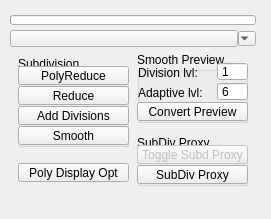
<?xml version="1.0" encoding="UTF-8"?>
<ui version="4.0">
 <class>QtUi</class>
 <widget class="QMainWindow" name="QtUi">
  <property name="enabled">
   <bool>true</bool>
  </property>
  <property name="geometry">
   <rect>
    <x>0</x>
    <y>0</y>
    <width>271</width>
    <height>219</height>
   </rect>
  </property>
  <property name="minimumSize">
   <size>
    <width>0</width>
    <height>0</height>
   </size>
  </property>
  <property name="maximumSize">
   <size>
    <width>999</width>
    <height>999</height>
   </size>
  </property>
  <property name="windowTitle">
   <string>Toolkit</string>
  </property>
  <property name="tabShape">
   <enum>QTabWidget::Triangular</enum>
  </property>
  <property name="dockNestingEnabled">
   <bool>true</bool>
  </property>
  <property name="dockOptions">
   <set>QMainWindow::AllowNestedDocks|QMainWindow::AllowTabbedDocks|QMainWindow::AnimatedDocks|QMainWindow::ForceTabbedDocks</set>
  </property>
  <widget class="QWidget" name="mainWindow">
   <widget class="QWidget" name="layoutWidget_2">
    <property name="geometry">
     <rect>
      <x>10</x>
      <y>10</y>
      <width>246</width>
      <height>181</height>
     </rect>
    </property>
    <layout class="QGridLayout" name="gridLayout_2">
     <property name="spacing">
      <number>0</number>
     </property>
     <item row="1" column="1">
      <widget class="QPushButton_Draggable" name="pin">
       <property name="minimumSize">
        <size>
         <width>19</width>
         <height>17</height>
        </size>
       </property>
       <property name="maximumSize">
        <size>
         <width>999</width>
         <height>17</height>
        </size>
       </property>
       <property name="text">
        <string/>
       </property>
       <property name="checkable">
        <bool>true</bool>
       </property>
      </widget>
     </item>
     <item row="1" column="2">
      <widget class="QComboBox_" name="cmb">
       <property name="sizePolicy">
        <sizepolicy hsizetype="Minimum" vsizetype="Ignored">
         <horstretch>0</horstretch>
         <verstretch>0</verstretch>
        </sizepolicy>
       </property>
       <property name="minimumSize">
        <size>
         <width>18</width>
         <height>15</height>
        </size>
       </property>
       <property name="maximumSize">
        <size>
         <width>18</width>
         <height>15</height>
        </size>
       </property>
      </widget>
     </item>
     <item row="0" column="1" colspan="2">
      <widget class="QProgressBar" name="progressBar">
       <property name="sizePolicy">
        <sizepolicy hsizetype="Ignored" vsizetype="Fixed">
         <horstretch>0</horstretch>
         <verstretch>0</verstretch>
        </sizepolicy>
       </property>
       <property name="minimumSize">
        <size>
         <width>0</width>
         <height>10</height>
        </size>
       </property>
       <property name="maximumSize">
        <size>
         <width>16777215</width>
         <height>10</height>
        </size>
       </property>
       <property name="value">
        <number>0</number>
       </property>
       <property name="textVisible">
        <bool>false</bool>
       </property>
      </widget>
     </item>
     <item row="2" column="1" colspan="2">
      <layout class="QHBoxLayout" name="horizontalLayout">
       <item>
        <layout class="QVBoxLayout" name="verticalLayout">
         <property name="spacing">
          <number>12</number>
         </property>
         <item>
          <widget class="QGroupBox" name="subdivision">
           <property name="maximumSize">
            <size>
             <width>111</width>
             <height>91</height>
            </size>
           </property>
           <property name="title">
            <string>Subdivision</string>
           </property>
           <widget class="QPushButton" name="b005">
            <property name="enabled">
             <bool>true</bool>
            </property>
            <property name="geometry">
             <rect>
              <x>0</x>
              <y>30</y>
              <width>111</width>
              <height>19</height>
             </rect>
            </property>
            <property name="maximumSize">
             <size>
              <width>111</width>
              <height>19</height>
             </size>
            </property>
            <property name="toolTip">
             <string>Reduce number of poliginal components for selected objects</string>
            </property>
            <property name="text">
             <string>Reduce</string>
            </property>
            <property name="iconSize">
             <size>
              <width>18</width>
              <height>18</height>
             </size>
            </property>
           </widget>
           <widget class="QPushButton" name="b008">
            <property name="enabled">
             <bool>true</bool>
            </property>
            <property name="geometry">
             <rect>
              <x>0</x>
              <y>50</y>
              <width>111</width>
              <height>19</height>
             </rect>
            </property>
            <property name="maximumSize">
             <size>
              <width>111</width>
              <height>19</height>
             </size>
            </property>
            <property name="toolTip">
             <string>Tesselate modifier</string>
            </property>
            <property name="text">
             <string>Add Divisions</string>
            </property>
            <property name="iconSize">
             <size>
              <width>18</width>
              <height>18</height>
             </size>
            </property>
            <property name="balette" stdset="0">
             <palette>
              <active>
               <colorrole role="Base">
                <brush brushstyle="SolidPattern">
                 <color alpha="255">
                  <red>255</red>
                  <green>255</green>
                  <blue>255</blue>
                 </color>
                </brush>
               </colorrole>
              </active>
              <inactive>
               <colorrole role="Base">
                <brush brushstyle="SolidPattern">
                 <color alpha="255">
                  <red>255</red>
                  <green>255</green>
                  <blue>255</blue>
                 </color>
                </brush>
               </colorrole>
              </inactive>
              <disabled>
               <colorrole role="Base">
                <brush brushstyle="SolidPattern">
                 <color alpha="255">
                  <red>255</red>
                  <green>85</green>
                  <blue>0</blue>
                 </color>
                </brush>
               </colorrole>
              </disabled>
             </palette>
            </property>
           </widget>
           <widget class="QPushButton" name="b009">
            <property name="enabled">
             <bool>true</bool>
            </property>
            <property name="geometry">
             <rect>
              <x>0</x>
              <y>70</y>
              <width>111</width>
              <height>19</height>
             </rect>
            </property>
            <property name="maximumSize">
             <size>
              <width>111</width>
              <height>19</height>
             </size>
            </property>
            <property name="toolTip">
             <string>Smooth modifier</string>
            </property>
            <property name="text">
             <string>Smooth</string>
            </property>
            <property name="iconSize">
             <size>
              <width>18</width>
              <height>18</height>
             </size>
            </property>
           </widget>
           <widget class="QPushButton" name="b004">
            <property name="enabled">
             <bool>true</bool>
            </property>
            <property name="geometry">
             <rect>
              <x>0</x>
              <y>10</y>
              <width>111</width>
              <height>19</height>
             </rect>
            </property>
            <property name="maximumSize">
             <size>
              <width>111</width>
              <height>19</height>
             </size>
            </property>
            <property name="toolTip">
             <string>Simplify a polygonal object by reducing geometry while preserving the overall shape of the mesh.</string>
            </property>
            <property name="text">
             <string>PolyReduce</string>
            </property>
            <property name="iconSize">
             <size>
              <width>18</width>
              <height>18</height>
             </size>
            </property>
           </widget>
          </widget>
         </item>
         <item>
          <widget class="QPushButton" name="b003">
           <property name="enabled">
            <bool>true</bool>
           </property>
           <property name="maximumSize">
            <size>
             <width>111</width>
             <height>19</height>
            </size>
           </property>
           <property name="toolTip">
            <string>Open the option box with all of the options for polygon display.</string>
           </property>
           <property name="text">
            <string>Poly Display Opt</string>
           </property>
           <property name="iconSize">
            <size>
             <width>18</width>
             <height>18</height>
            </size>
           </property>
           <property name="checkable">
            <bool>false</bool>
           </property>
          </widget>
         </item>
        </layout>
       </item>
       <item>
        <layout class="QVBoxLayout" name="verticalLayout_2">
         <property name="spacing">
          <number>12</number>
         </property>
         <item>
          <widget class="QGroupBox" name="gb000">
           <property name="maximumSize">
            <size>
             <width>111</width>
             <height>71</height>
            </size>
           </property>
           <property name="title">
            <string>Smooth Preview</string>
           </property>
           <widget class="QLabel" name="lbl001">
            <property name="geometry">
             <rect>
              <x>1</x>
              <y>30</y>
              <width>81</width>
              <height>21</height>
             </rect>
            </property>
            <property name="text">
             <string>Adaptive lvl:</string>
            </property>
           </widget>
           <widget class="QPushButton" name="b011">
            <property name="enabled">
             <bool>true</bool>
            </property>
            <property name="geometry">
             <rect>
              <x>0</x>
              <y>50</y>
              <width>111</width>
              <height>19</height>
             </rect>
            </property>
            <property name="maximumSize">
             <size>
              <width>111</width>
              <height>19</height>
             </size>
            </property>
            <property name="toolTip">
             <string>Convert smooth mesh preview to polygons</string>
            </property>
            <property name="text">
             <string>Convert Preview</string>
            </property>
            <property name="iconSize">
             <size>
              <width>18</width>
              <height>18</height>
             </size>
            </property>
           </widget>
           <widget class="QSpinBox" name="s000">
            <property name="geometry">
             <rect>
              <x>80</x>
              <y>10</y>
              <width>31</width>
              <height>19</height>
             </rect>
            </property>
            <property name="maximumSize">
             <size>
              <width>16777215</width>
              <height>19</height>
             </size>
            </property>
            <property name="baseSize">
             <size>
              <width>0</width>
              <height>0</height>
             </size>
            </property>
            <property name="toolTip">
             <string>Smooth Preview: Division Level</string>
            </property>
            <property name="buttonSymbols">
             <enum>QAbstractSpinBox::NoButtons</enum>
            </property>
            <property name="prefix">
             <string/>
            </property>
            <property name="minimum">
             <number>0</number>
            </property>
            <property name="maximum">
             <number>10</number>
            </property>
            <property name="value">
             <number>1</number>
            </property>
           </widget>
           <widget class="QLabel" name="lbl000">
            <property name="geometry">
             <rect>
              <x>1</x>
              <y>10</y>
              <width>81</width>
              <height>22</height>
             </rect>
            </property>
            <property name="text">
             <string>Division lvl:</string>
            </property>
           </widget>
           <widget class="QSpinBox" name="s001">
            <property name="geometry">
             <rect>
              <x>80</x>
              <y>30</y>
              <width>31</width>
              <height>19</height>
             </rect>
            </property>
            <property name="maximumSize">
             <size>
              <width>16777215</width>
              <height>19</height>
             </size>
            </property>
            <property name="baseSize">
             <size>
              <width>0</width>
              <height>0</height>
             </size>
            </property>
            <property name="toolTip">
             <string>Smooth Preview: Division Level</string>
            </property>
            <property name="buttonSymbols">
             <enum>QAbstractSpinBox::NoButtons</enum>
            </property>
            <property name="prefix">
             <string/>
            </property>
            <property name="minimum">
             <number>0</number>
            </property>
            <property name="maximum">
             <number>10</number>
            </property>
            <property name="value">
             <number>6</number>
            </property>
           </widget>
          </widget>
         </item>
         <item>
          <widget class="QGroupBox" name="groupBox_2">
           <property name="maximumSize">
            <size>
             <width>111</width>
             <height>51</height>
            </size>
           </property>
           <property name="title">
            <string>SubDiv Proxy</string>
           </property>
           <widget class="QPushButton" name="b001">
            <property name="enabled">
             <bool>true</bool>
            </property>
            <property name="geometry">
             <rect>
              <x>0</x>
              <y>30</y>
              <width>111</width>
              <height>19</height>
             </rect>
            </property>
            <property name="maximumSize">
             <size>
              <width>111</width>
              <height>19</height>
             </size>
            </property>
            <property name="toolTip">
             <string>Subdiv Proxy</string>
            </property>
            <property name="text">
             <string>SubDiv Proxy</string>
            </property>
            <property name="iconSize">
             <size>
              <width>18</width>
              <height>18</height>
             </size>
            </property>
            <property name="checkable">
             <bool>true</bool>
            </property>
           </widget>
           <widget class="QPushButton" name="b000">
            <property name="enabled">
             <bool>false</bool>
            </property>
            <property name="geometry">
             <rect>
              <x>0</x>
              <y>10</y>
              <width>111</width>
              <height>19</height>
             </rect>
            </property>
            <property name="maximumSize">
             <size>
              <width>111</width>
              <height>19</height>
             </size>
            </property>
            <property name="toolTip">
             <string>Toggle subdiv proxy display</string>
            </property>
            <property name="text">
             <string>Toggle Subd Proxy</string>
            </property>
            <property name="iconSize">
             <size>
              <width>18</width>
              <height>18</height>
             </size>
            </property>
            <property name="checkable">
             <bool>false</bool>
            </property>
           </widget>
          </widget>
         </item>
        </layout>
       </item>
      </layout>
     </item>
    </layout>
   </widget>
  </widget>
 </widget>
 <customwidgets>
  <customwidget>
   <class>QPushButton_Draggable</class>
   <extends>QPushButton</extends>
   <header>widgets.qpushbutton_draggable.h</header>
  </customwidget>
  <customwidget>
   <class>QComboBox_</class>
   <extends>QComboBox</extends>
   <header>widgets.qcombobox_.h</header>
  </customwidget>
 </customwidgets>
 <resources/>
 <connections/>
 <designerdata>
  <property name="gridDeltaX">
   <number>5</number>
  </property>
  <property name="gridDeltaY">
   <number>10</number>
  </property>
  <property name="gridSnapX">
   <bool>true</bool>
  </property>
  <property name="gridSnapY">
   <bool>true</bool>
  </property>
  <property name="gridVisible">
   <bool>true</bool>
  </property>
 </designerdata>
</ui>
